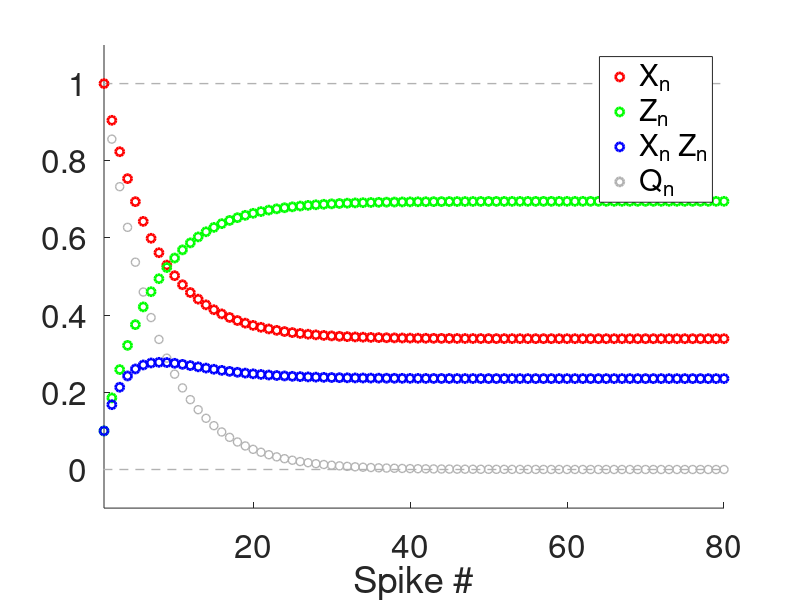
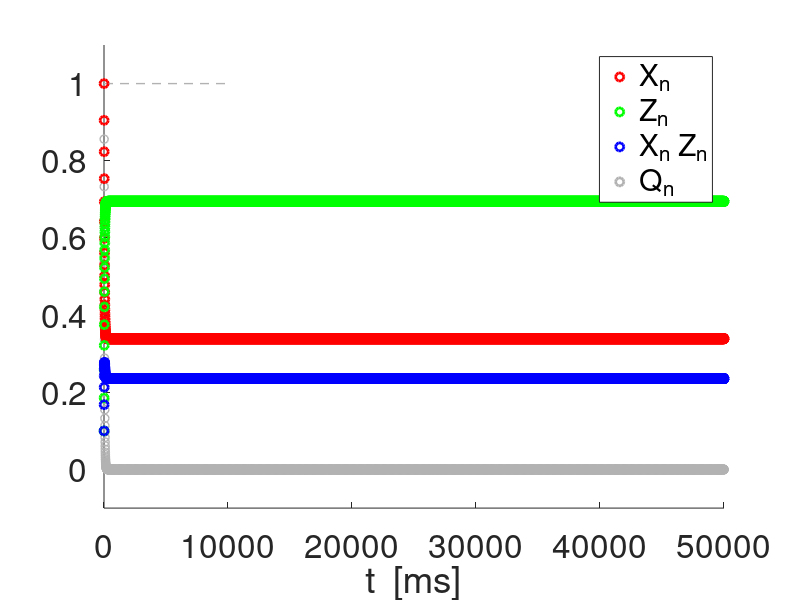
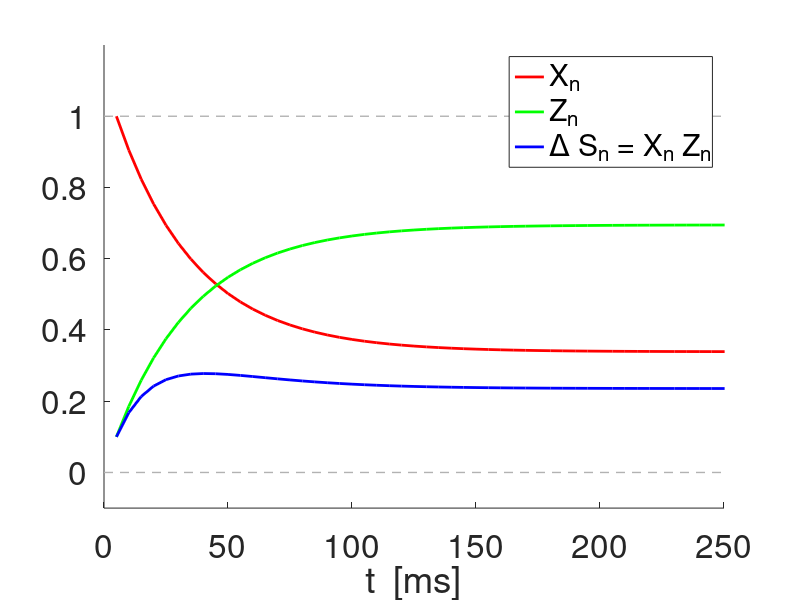

The MATLAB source for these figures, in order:
% 2021-04-05

% DA model: evolution governed by the solution to the difference equations
% given by
% 
% Xn = Xss + Q(adep,taudep)^(n-1) (X1-Xss)
%
% Zn = Zss = Q(afac,taufac)^(n-1) (Z1-Zss)
%
% Q(astd,taustd) = (1-astd)*exp(-Deltaspk/taustd)
%
% Analysis of the dynamics of Q(astd,taustd)
%
% DA: Dayan & Abbott (2001)
%

clearvars;
close all;

lightblueish = [.4 .6 .9];
lightcoral = [0.94 0.5 0.5];
lightsalmon = [0.9 0.5 0.4];
mediumacquamarine = [0.4 0.8 0.6];
lightgray = [.7 .7 .7];
darkgray = [.3 .3 .3];
darkgray2 = [.1 .1 .1];


% Functions

Q=@(a,tau,Delta) (1-a).*exp(-Delta/tau);
Xbar=@(a,tau,Delta,Xinf) (1-exp(-Delta/tau))*Xinf./(1-(1-a).*exp(-Delta/tau));
Zbar=@(a,tau,Delta,Zinf) ((1-exp(-Delta/tau))*(1-a)*Zinf+a)./(1-(1-a).*exp(-Delta/tau));

% Parameters

% Reference parameter values:
%
% adep = 0.1;
% afac = 0.1;
Xinf = 1;
Zinf = 0;

astp = 0.1;
taustp = 100;

SpkFreqin = 200;
SpkPerin = 1000/SpkFreqin;
Deltaspk = SpkPerin;


Nspk = 10000;
nvec = 1:1:Nspk;
Qn = Q(astp,taustp,Deltaspk).^(nvec-1);

% figure
% hold on
% plot(nvec,Qn,'o','Color',lightgray,'linewidth',2);
% axis([1 Nspk -0.1 1.1]);
% set(gca,'fontsize',24);
% xlabel('Spike #');

Xn = Xbar(astp,taustp,Deltaspk,Xinf)*(1-Qn)+Qn*1; 
Zn = Zbar(astp,taustp,Deltaspk,Zinf)*(1-Qn)+Qn*astp; 

figure
hold on
plot(-100,-100,'or','linewidth',2);
plot(-100,-100,'og','linewidth',2);
plot(-100,-100,'ob','linewidth',2);
plot(-100,-100,'o','Color',lightgray','linewidth',2);
plot([0 Nspk],[0 0],'--','Color',lightgray','linewidth',1);
plot([0 Nspk],[1 1],'--','Color',lightgray','linewidth',1);
plot(nvec,Qn,'o','Color',lightgray,'linewidth',1);
plot(nvec,Xn,'or','linewidth',2);
plot(nvec,Zn,'og','linewidth',2);
plot(nvec,Xn.*Zn,'ob','linewidth',2);
axis([1 80 -0.1 1.1]);
set(gca,'fontsize',24);
xlabel('Spike #');
legend('X_n','Z_n','X_n Z_n','Q_n');

tvec = nvec*Deltaspk;

figure
hold on
plot(-100,-100,'or','linewidth',2);
plot(-100,-100,'og','linewidth',2);
plot(-100,-100,'ob','linewidth',2);
plot(-100,-100,'o','Color',lightgray','linewidth',2);
plot([0 Nspk],[0 0],'--','Color',lightgray','linewidth',1);
plot([0 Nspk],[1 1],'--','Color',lightgray','linewidth',1);
plot(tvec,Qn,'o','Color',lightgray,'linewidth',1);
plot(tvec,Xn,'or','linewidth',2);
plot(tvec,Zn,'og','linewidth',2);
plot(tvec,Xn.*Zn,'ob','linewidth',2);
axis([0 Nspk*Deltaspk -0.1 1.1]);
set(gca,'fontsize',24);
xlabel('t  [ms]');
legend('X_n','Z_n','X_n Z_n','Q_n');

figure
hold on
plot(-100,-100,'-r','linewidth',2);
plot(-100,-100,'-g','linewidth',2);
plot(-100,-100,'-b','linewidth',2);
plot(-100,-100,'o','Color',lightgray','linewidth',2);
plot([0 1000],[0 0],'--','Color',lightgray','linewidth',1);
plot([0 1000],[1 1],'--','Color',lightgray','linewidth',1);
plot(tvec,Xn,'-r','linewidth',2);
plot(tvec,Zn,'-g','linewidth',2);
plot(tvec,Xn.*Zn,'-b','linewidth',2);
axis([0 250 -0.1 1.2]);
set(gca,'fontsize',24);
xlabel('t  [ms]');
legend('X_n','Z_n','\Delta S_n = X_n Z_n');




% Time scale for Q (time it takes for Q to decrease from Q=1 to Q = 0.37)
% sgma

alpha = 0.37;
sgma = log(alpha)/log(Q(astp,taustp,Deltaspk));


% Time scales for Xn and Zn (time it takes for Xn and  Zn to decrease from
% X1 and Z1 to X1*0.37 and Z1*0.37, respectively
% sgmad and sgmaf

adep = astp;
afac = astp;
taudep = taustp;
taufac = taustp;

sgmad = log(alpha)/log(Q(adep,taudep,Deltaspk));

% log((alpha*Xn(1)-Xbar(adep,taudep,Deltaspk,Xinf))/(Xn(1)-Xbar(adep,taudep,Deltaspk,Xinf)))/log(Q(adep,taudep,Deltaspk));
% sgmadf= log((alpha*Zn(1)-Zbar(afac,taufac,Deltaspk,Zinf))/(Zn(1)-Zbar(afac,taufac,Deltaspk,Zinf)))/log(Q(afac,taufac,Deltaspk));


% % Continuous version
% 
% x = 1:0.01:Nspk;
% Qx = Q(astp,taustp,Deltaspk).^(x-1);
% Qx1 = Qx.*log(Q(astp,taustp,Deltaspk));
% 
% plot(x,Qx,'-r','linewidth',2);
% plot(x,Qx1,'-g','linewidth',2);









